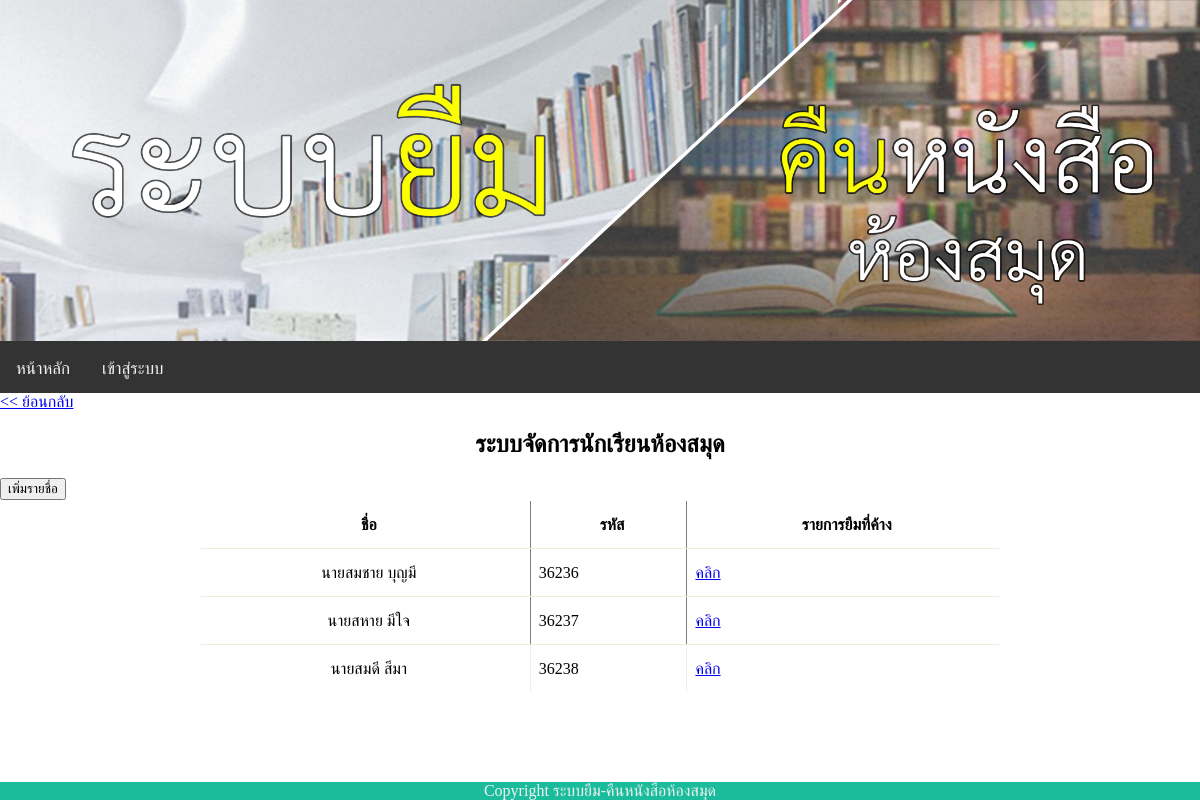
/student.php, run on the app's committed database.
### tables this page shows
CREATE TABLE `Students` (
  `id` int(11) NOT NULL,
  `Name` text NOT NULL,
  `Address` text NOT NULL,
  `DOB` date NOT NULL,
  `Gender` text NOT NULL,
  `Phone` varchar(10) NOT NULL
);

### student.php (the view, shortened to what this page needs)
<!DOCTYPE html>
<html>
<head>
    <link rel="stylesheet" type="text/css" media="screen" href="main.css" />
<?php include("js.php"); ?></head>
<body>
<?php include('header_web.php');?>
    <?php include('nav.php');?>
    <main>
      <article>
        <h1 align="center">ระบบจัดการนักเรียนห้องสมุด</h1>
        <a href="./add_student.php"><button>เพิ่มรายชื่อ</button></a><br>
        <?php
        require("db.php");
	    $sql = "SELECT * FROM Students";
        $query = mysqli_query($con,$sql);
        $rowcount=mysqli_num_rows($query);
        if($rowcount== 0){
            echo "<br>ไม่มีรายชื่อนักเรียน";
         }
         else{
    ?>
    <table border="1">
        <tr>
        <th> <div align="center">ชื่อ</div></th>
        <th> <div align="center">รหัส</div></th>
        <th> <div align="center">รายการยืมที่ค้าง</div></th>
    </tr>
<?php
while($result=mysqli_fetch_array($query,MYSQLI_ASSOC))
{
?>
  <tr>
    <td><div align="center"><?php echo $result["Name"];?></div></td>
    <td><?php echo $result["id"];?></td>
    <td><a href="./student_borrow.php?stu_id=<?php echo $result["id"];?>">คลิก</a></td>
  </tr>
<?php
}
}
?>
</table>
?><br>
    </article>
    </main>
    <?php include('footer_web.php');?>
</body>
</html>

### main.css (style rules this page uses)
body { margin:0; padding:0; border:0; outline:0; }
table { border-spacing: 1; border-collapse: collapse; background: white; border-radius: 6px; overflow: hidden; max-width: 800px; width: 100%; margin: 0 auto; position: relative; }
table * { position: relative; }
table td, table th { padding-left: 8px; }
table tbody tr { height: 48px; border-bottom: 1px solid #E3F1D5; }
table tbody tr:last-child { border: 0; }
table td, table th { text-align: left; }
button { display:inline-block; padding:0.7em 1.4em; margin:0 0.3em 0.3em 0; border-radius:0.15em; box-sizing: border-box; text-decoration:none; font-family:'Roboto',sans-serif; text-transform:uppercase; font-weight:400; color:#FFFFFF; background-color:#3369ff; box-shadow:inset 0 -0.6em 0 -0.35em rgba(0,0,0,0.17); text-align:center; position:relative; }
article { width: 100%; background-size: 100% 100%; }

### data on the page
students: Name "นายสมชาย บุญมี", id "36236"
students: Name "นายสหาย มีใจ", id "36237"
students: Name "นายสมดี สีมา", id "36238"

### other printed values
$name_web "ระบบยืม-คืนหนังสือห้องสมุด"
